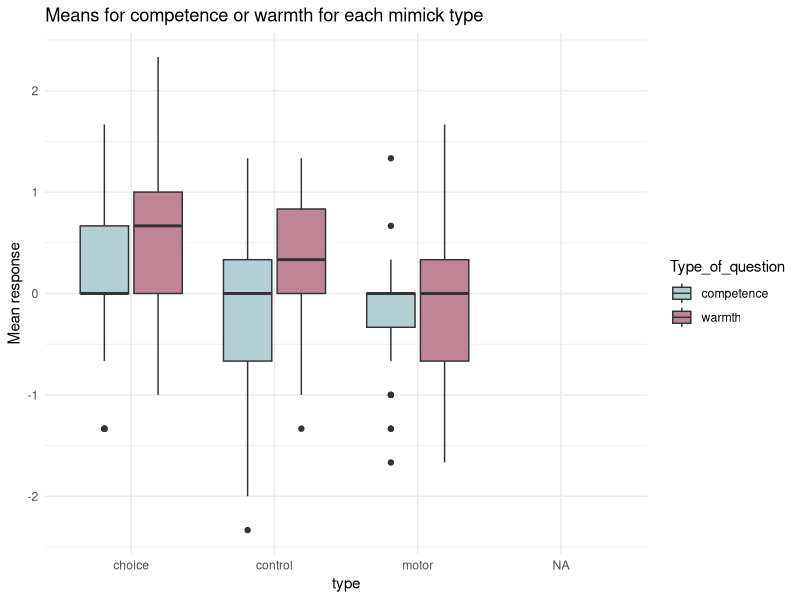
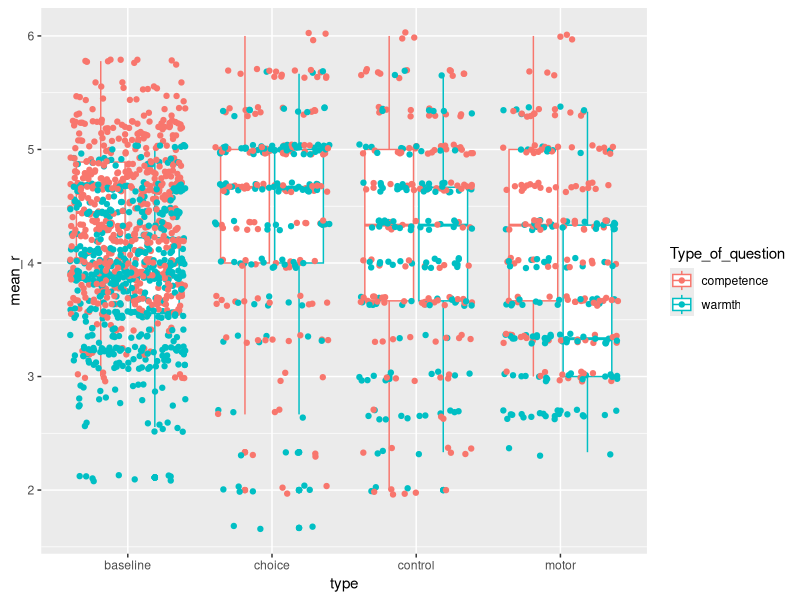

Here is the R script that generated these plots, in order: (Note: this script raises an error after producing the figures.)

library(tidyverse)
library(lme4)
colors_a = c('#B0D0D3', '#C08497','#F7AF9D')

groups = read_csv('groups.csv', col_names = TRUE) %>%select(-1,-2)
groups_long = groups %>%
  select(id, first, second, third) %>%
  pivot_longer(2:4, names_to = 'response', values_to = 'type')

groups_order = groups %>%
  select(id, conf1, conf2, conf3) %>%
  pivot_longer(2:4, names_to = 'block', values_to = 'confed_name') %>%
  mutate(block = ifelse(block == 'conf1', 'first', 
                        ifelse(block == 'conf2', 'second',
                               ifelse(block == 'conf3', 'third', 0))))


groups_mim = groups_long %>%
  rename('block' = 'response') %>%
  full_join(groups_order)



# Rating data ------------------------------
dat_rating2 <- read_csv('ratings_data.csv', col_names = TRUE) %>%
  dplyr::select(Participant_Public_ID, Question_Key, Response) 

colnames(dat_rating2) <- c('id','question','response')

dat_rating3 <- dat_rating2 %>%
  filter(response < 10) %>%
  filter(str_detect(question, "quantised")) 

# group the data by type of question 
warmth_k = c('friendly', 'similarity', 'attractiveness')
comp_k = c('competent', 'art_knowledge', 'rational')
w_k <- paste(warmth_k, collapse="|") # "ll|lo|hl"
ratings_data <- dat_rating3 %>%
  mutate(rating = response) %>%
  mutate(Type_of_question = ifelse(str_detect(question, w_k),'warmth','competence'),
         response = ifelse(str_detect(question, '1'), 'first',
                           ifelse(str_detect(question, '2'), 'second',
                                  ifelse(str_detect(question, '3'),'third', 'baseline'))))

ratings_by_group = ratings_data %>%
  full_join(groups_long) %>%
  mutate(type = ifelse(response == 'baseline', 'baseline', type)) %>%
  na.omit() %>%
  mutate(confed_name = ifelse(str_detect(question, 'Lucile'), 'L', 
                              ifelse(str_detect(question, 'Maria'), 'M',
                                     ifelse(str_detect(question, 'Amie'), 'A', 99)))) %>%
  rename('block' = 'response')


# Add baseline --------------------------

ratings_baseline = ratings_data %>%
  full_join(groups_long) %>%
  mutate(type = ifelse(response == 'baseline', 'baseline', type)) %>%
  na.omit() %>%
  mutate(confed_name = ifelse(str_detect(question, 'Lucile'), 'L', 
                              ifelse(str_detect(question, 'Maria'), 'M',
                                     ifelse(str_detect(question, 'Amie'), 'A', 99)))) %>%
  filter(confed_name != '99') %>%
  full_join(groups_order) %>%
  na.omit() %>%
  select(-response) 


ratings_all = full_join(ratings_baseline, ratings_by_group) %>% filter(block != 'baseline')

ratings_avg = ratings_all %>%
  group_by(id, block, confed_name, Type_of_question) %>%
  summarise(mean_r = mean(rating))
  

baseline_mean = ratings_avg %>%
  filter(confed_name != 99) %>%
  rename('mean_r_base' = 'mean_r')


groups_mim = groups_long %>%
  rename('block' = 'response') %>%
  full_join(groups_order) %>%
  select(id, confed_name, type)


exp_means = ratings_avg %>% filter(confed_name == 99) %>%  ungroup() %>%
  select(-confed_name) %>%
  full_join(baseline_mean) %>%
  mutate(change_in_rating = mean_r - mean_r_base) %>%
  full_join(groups_mim)

ggplot(exp_means, aes(x = type, y = change_in_rating, fill = Type_of_question))+
  geom_boxplot() +
  scale_fill_manual(values = colors_a[1:2]) +
  labs(y = 'Mean response', title = 'Means for competence or warmth for each mimick type') +
  theme_minimal()


# Analysis change from baseline ---------------------------------

exp_means <- exp_means %>%
  mutate(type = as.factor(type))

exp_means <- within(exp_means, type <- relevel(type, ref = 'motor'))

mod2 <- lm(data = exp_means, change_in_rating ~ type * Type_of_question)
summary(mod2)
# diagnostics are fine --- plot(mod2)
# change from baseline differs between control and choice 
# (higher score in choice - ratings increased from baseline in choice more than in control)




# Pointplot of means only
ratings2 = ratings_by_group %>%
  group_by(id,Type_of_question, type) %>% 
  mutate(mean_r = mean(rating))
  ggplot(ratings2, aes(x = type, y = mean_r, color = Type_of_question))+
  geom_boxplot() +
    geom_jitter()
  geom_point(ratings2, aes(x = type,y = mean_r))
  labs(title = 'Means for competence or warmth for each mimick type',y = 'Mean response') +
  scale_color_manual(values = colors_a[1:2]) +
  theme_minimal()

# Boxplot
data_by_id = ratings_by_group %>%
  group_by(id, Type_of_question, type) %>%
  mutate(mean_r = mean(rating)) %>%
ggplot(aes(x = type, y = mean(rating), fill = Type_of_question))+
  geom_boxplot() +
  scale_fill_manual(values = colors_a[1:2]) +
  labs(y = 'Mean response', title = 'Means for competence or warmth for each mimick type') +
  theme_minimal()

# Analysis ratings --------------------------------

avg_ratings = ratings_by_group %>%
  group_by(id, Type_of_question, type) %>% 
  summarise(mean_r = mean(rating))

r_model <- lm(mean_r ~ Type_of_question * type, data = avg_ratings)
summary(r_model)


# Only significant difference between warmth and competence ratings in the motor mimickry 
# Higher ratings for competence than warmth (in the case of motor mimicry)
avg_ratings_motor <- avg_ratings %>%
  filter(type == 'motor')

r_model2 <- lm(mean_r ~ Type_of_question, data = avg_ratings_motor)
summary(r_model2)


# Histograms to check motor 
avg_ratings_motor2 = avg_ratings_motor %>% filter(type == 'motor') %>% filter(Type_of_question == 'warmth')
